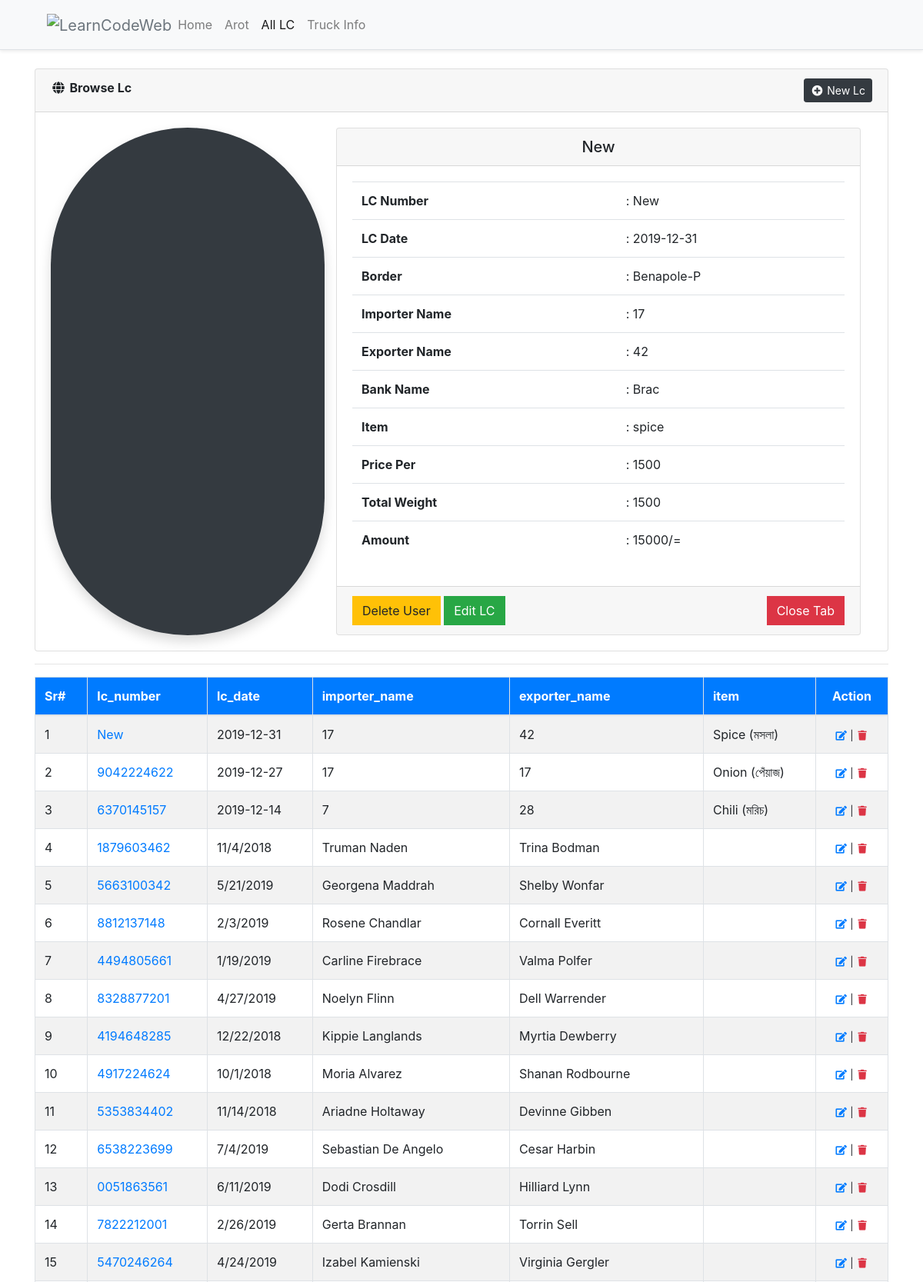
Page /crud/lc.php?viewid=281 (upper part) on the committed database.
### tables this page shows
CREATE TABLE `lc_info` (
  `id` int(11) NOT NULL,
  `bank_name` varchar(200) DEFAULT NULL,
  `lc_number` varchar(99) DEFAULT NULL,
  `lc_date` varchar(10) DEFAULT NULL,
  `border` varchar(10) DEFAULT NULL,
  `importer_name` varchar(99) DEFAULT NULL,
  `exporter_name` varchar(99) DEFAULT NULL,
  `item` varchar(99) DEFAULT NULL,
  `price_per` int(99) NOT NULL,
  `total_weight` int(99) NOT NULL,
  `amount` int(99) NOT NULL
);

### crud/include/Database.php (called while the page is built, shortened)
<?php
class Database{
    protected $pdo;
    public function __construct(\PDO $pdo)
    {
        $this->pdo = $pdo;
        $this->pdo->setAttribute(\PDO::ATTR_ERRMODE, \PDO::ERRMODE_EXCEPTION);
    }
    public function getAllRecords($tableName, $fields='*', $cond='', $orderBy='', $limit='')
    {
        $stmt = $this->pdo->prepare("SELECT $fields FROM $tableName WHERE 1 ".$cond." ".$orderBy." ".$limit);
        $stmt->execute();
        $rows = $stmt->fetchAll(PDO::FETCH_ASSOC);
        return $rows;
    }
    public function getOneRecord($tableName, $fields='*', $field='id', $id='' )
    {
        $stmt = $this->pdo->prepare("SELECT $fields FROM $tableName WHERE ".$field."='".$id."'");
        $stmt->execute();
        $rows = $stmt->fetchAll(PDO::FETCH_ASSOC);
        return $rows;
    }
}
$item_list = array(
    'onion' => 'Onion (পেঁয়াজ)',
    'spice' => 'Spice (মসলা)',
    'chili' => 'Chili (মরিচ)',
    'garlic' => 'Garlic (রসুন)',
);
?>

### crud/config.php (called while the page is built, shortened)
<?php
include_once('include/Database.php');
$dsn	= 	"mysql:dbname=".SS_DB_NAME.";host=".SS_DB_HOST."";
$pdo	=	"";
try {
	$pdo = new PDO($dsn, SS_DB_USER, SS_DB_PASSWORD);
}catch (PDOException $e) {
	echo "Connection failed: " . $e->getMessage();
}
$db 	=	new Database($pdo);
?>

### crud/lc.php (the view, shortened to what this page needs)
<?php
include('header.php');
$condition	=	'';
$userData	=	$db->getAllRecords('lc_info','*',$condition,'ORDER BY id DESC');
?>
   	<div class="container">
   		<br>
		<div class="card">
			<div class="card-header"><i class="fa fa-fw fa-globe"></i> <strong>Browse Lc</strong> <a href="lc_add.php" class="float-right btn btn-dark btn-sm"><i class="fa fa-fw fa-plus-circle"></i> New Lc</a></div>
			<div class="card-body">
				<div class="col-sm-12">
					<?php if (isset($_REQUEST['viewid']) && $_REQUEST['viewid'] != '') {
						$view_user = $db->getOneRecord('lc_info','*','id',$_REQUEST['viewid']);
						?>
						<div class="row">
							<div class="col-md-4 bg-dark d-flex align-items-center rounded-pill shadow mb-sm-5 mb-md-0">
							</div>
							<div class="col-md-8">
								<div class="card">
									<div class="card-header"><h5 class="card-title mb-0 text-center"><?php echo $view_user[0]['lc_number'] ?></h5></div>
									<div class="card-body">
										<table class="table">
											<tbody>
												<tr>
													<th scope="row">LC Number</th>
													<td>: <?php echo $view_user[0]['lc_number'] ?></td>
												</tr>
												<tr>
													<th scope="row">LC Date</th>
													<td>: <?php echo $view_user[0]['lc_date'] ?></td>
												</tr>
												<tr>
													<th scope="row">Border</th>
													<td>: <?php echo $view_user[0]['border'] ?></td>
												</tr>
												<tr>
													<th scope="row">Importer Name</th>
													<td>: <?php echo $view_user[0]['importer_name'] ?></td>
												</tr>
												<tr>
													<th scope="row">Exporter Name</th>
													<td>: <?php echo $view_user[0]['exporter_name'] ?></td>
												</tr>
												<tr>
													<th scope="row">Bank Name</th>
													<td>: <?php echo $view_user[0]['bank_name'] ?></td>
												</tr>
												<tr>
													<th scope="row">Item</th>
													<td>: <?php echo $view_user[0]['item'] ?></td>
												</tr>
												<tr>
													<th scope="row">Price Per</th>
													<td>: <?php echo $view_user[0]['price_per'] ?></td>
												</tr>
												<tr>
													<th scope="row">Total Weight</th>
													<td>: <?php echo $view_user[0]['total_weight'] ?></td>
												</tr>
												<tr>
													<th scope="row">Amount</th>
													<td>: <?php echo $view_user[0]['amount'] ?>/=</td>
												</tr>
											</tbody>
										</table>
									</div>
									<div class="card-footer text-muted">
										<a href="./delete.php?delId=<?php echo $view_user[0]['id'];?>&delType=lc" class="btn btn-warning rounded-0" onClick="return confirm('Are you sure to delete this user?');">Delete User</a>
										<a href="./lc_edit.php?editId=<?php echo $view_user[0]['id'];?>" class="btn btn-success rounded-0">Edit LC</a>
										<a href="./lc.php" class="btn btn-danger rounded-0 float-right">Close Tab</a>
									</div>
								</div>
							</div>
						</div>
					<?php } ?>
				</div>
			</div>
		</div>
		<hr>
		<div>
			<table id="myTable" class="table table-striped table-bordered">
				<thead>
					<tr class="bg-primary text-white">
						<th>Sr#</th>
						<th>lc_number</th>
						<th>lc_date</th>
						<th>importer_name</th>
						<th>exporter_name</th>
						<th>item</th>
						<th class="text-center">Action</th>
					</tr>
				</thead>
				<tbody>
					<?php
					$s	=	'';
					foreach($userData as $val){
						$s++;
					?>
					<tr>
						<td><?php echo $s;?></td>
						<td><a href="lc.php?viewid=<?php echo $val['id'] ?>"><?php echo $val['lc_number'];?></a></td>
						<td><?php echo $val['lc_date'];?></td>
						<td><?php echo $val['importer_name'];?></td>
						<td><?php echo $val['exporter_name'];?></td>
						<td><?php echo $item_list[$val['item']]; ?></td>
						<td align="center">
							<small>
								<a href="lc_edit.php?editId=<?php echo $val['id'];?>" class="text-primary"><i class="fa fa-fw fa-edit"></i></a> |
								<a href="delete.php?delId=<?php echo $val['id'];?>&delType=lc" class="text-danger" onClick="return confirm('Are you sure to delete this user?');"><i class="fa fa-fw fa-trash"></i></a>
							</small>
						</td>
					</tr>
					<?php } ?>
				</tbody>
			</table>
		</div>
	</div>
</body>
</html>

### rows in the picture
lc_info: lc_number "New", lc_date "2019-12-31", border "Benapole-P", importer_name "17", exporter_name "42", bank_name "Brac", item "spice", price_per "1500", total_weight "1500", amount "15000", item "Spice (মসলা)"
lc_info: lc_number "9042224622", lc_date "2019-12-27", importer_name "17", exporter_name "17", item "Onion (পেঁয়াজ)"
lc_info: lc_number "6370145157", lc_date "2019-12-14", importer_name "7", exporter_name "28", item "Chili (মরিচ)"
lc_info: lc_number "1879603462", lc_date "11/4/2018", importer_name "Truman Naden", exporter_name "Trina Bodman"
lc_info: lc_number "5663100342", lc_date "5/21/2019", importer_name "Georgena Maddrah", exporter_name "Shelby Wonfar"
lc_info: lc_number "8812137148", lc_date "2/3/2019", importer_name "Rosene Chandlar", exporter_name "Cornall Everitt"
lc_info: lc_number "4494805661", lc_date "1/19/2019", importer_name "Carline Firebrace", exporter_name "Valma Polfer"
lc_info: lc_number "8328877201", lc_date "4/27/2019", importer_name "Noelyn Flinn", exporter_name "Dell Warrender"
lc_info: lc_number "4194648285", lc_date "12/22/2018", importer_name "Kippie Langlands", exporter_name "Myrtia Dewberry"
lc_info: lc_number "4917224624", lc_date "10/1/2018", importer_name "Moria Alvarez", exporter_name "Shanan Rodbourne"
lc_info: lc_number "5353834402", lc_date "11/14/2018", importer_name "Ariadne Holtaway", exporter_name "Devinne Gibben"
lc_info: lc_number "6538223699", lc_date "7/4/2019", importer_name "Sebastian De Angelo", exporter_name "Cesar Harbin"
lc_info: lc_number "0051863561", lc_date "6/11/2019", importer_name "Dodi Crosdill", exporter_name "Hilliard Lynn"
lc_info: lc_number "7822212001", lc_date "2/26/2019", importer_name "Gerta Brannan", exporter_name "Torrin Sell"
lc_info: lc_number "5470246264", lc_date "4/24/2019", importer_name "Izabel Kamienski", exporter_name "Virginia Gergler"
